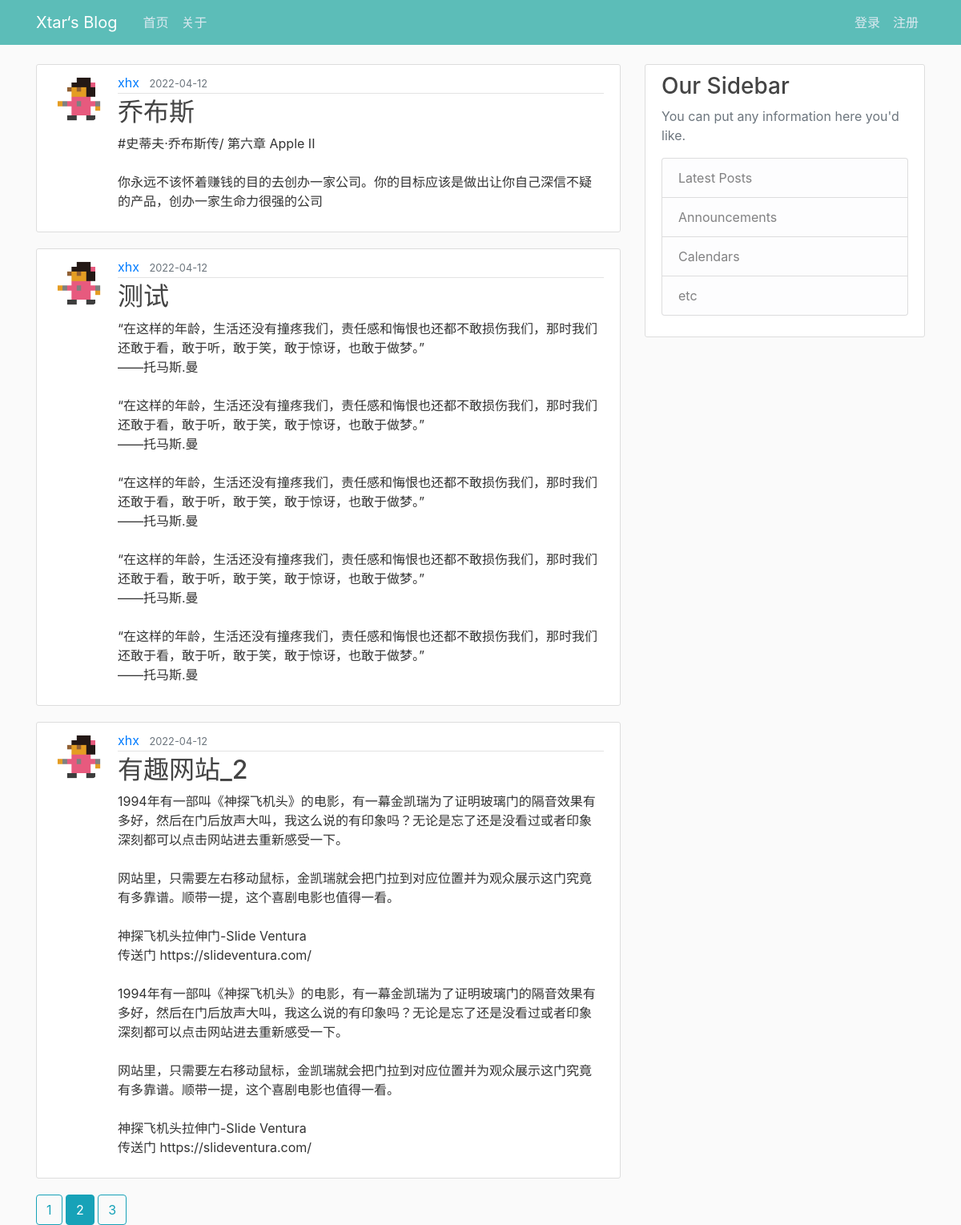
The page /home?page=2 on the database its author committed.
### flaskblog/models.py (models this page shows, shortened)
class Post(db.Model):
    id = db.Column(db.Integer, primary_key=True)
    title = db.Column(db.String(100), nullable=False)
    date_posted = db.Column(db.DateTime, nullable=False, default=datetime.utcnow)
    content = db.Column(db.Text, nullable=False)
    user_id = db.Column(db.Integer, db.ForeignKey('user.id'), nullable=False)

class User(db.Model, UserMixin):
    id = db.Column(db.Integer, primary_key=True)
    username = db.Column(db.String(20), unique=True, nullable=False)
    email = db.Column(db.String(120), unique=True, nullable=False)
    image_file = db.Column(db.String(20), nullable=False, default='default.jpg')
    password = db.Column(db.String(60), nullable=False)
    posts = db.relationship('Post', backref='author', lazy=True) # post与author是多对一

### flaskblog/main/routes.py (the view)
@main.route('/')
@main.route('/home')
def home():
    page = request.args.get('page', 1, type=int)
    posts = Post.query.order_by(Post.date_posted.desc()).paginate(page=page, per_page=3)
    return render_template('home.html', posts=posts)

### flaskblog/templates/home.html
{% extends "layout.html" %}
{% block content %}
    {% for post in posts.items %}
        <article class="media content-section">
            <img class="rounded-circle article-img" src="{{ url_for('static', filename='profile_pics/' + post.author.image_file) }}">
            <div class="media-body">
                <div class="article-metadata">
                    <a class="mr-2" href="{{ url_for('users.user_posts', username=post.author.username) }}">{{ post.author.username }}</a>
                    <small class="text-muted">{{ post.date_posted.strftime('%Y-%m-%d') }}</small>
                </div>
                <h2><a class="article-title" href="{{ url_for('posts.post', post_id=post.id) }}">{{ post.title }}</a></h2>
                <p class="article-content">{{ post.content }}</p>
            </div>
        </article>
    {% endfor %}
    {% for page_num in posts.iter_pages(left_edge=1, right_edge=1, left_current=1, right_current=2) %}
        {% if page_num %}
            {% if posts.page ==  page_num %}
                <a class="btn btn-info md-4" href="{{ url_for('main.home', page=page_num) }}">{{ page_num }}</a>
            {% else %}
                <a class="btn btn-outline-info md-4" href="{{ url_for('main.home', page=page_num) }}">{{ page_num }}</a>
            {% endif %}
        {% else %}
            ...
        {% endif %}
    {% endfor %}
{% endblock content %}

### flaskblog/static/main.css (style rules this page uses)
body { background: #fafafa; color: #333333; margin-top: 5rem; }
h1, h2, h3, h4, h5, h6 { color: #444444; }
.content-section { background: #ffffff; padding: 10px 20px; border: 1px solid #dddddd; border-radius: 3px; margin-bottom: 20px; }
.article-title { color: #444444; }
.article-content { white-space: pre-line; }
.article-img { height: 65px; width: 65px; margin-right: 16px; }
.article-metadata { padding-bottom: 1px; margin-bottom: 4px; border-bottom: 1px solid #e3e3e3 }

### rows shown on the page
Post: image_file (picture), author.username "xhx", date_posted "2022-04-12", title "乔布斯", content "#史蒂夫·乔布斯传/ 第六章 Apple II 你永远不该怀着赚钱的目的去创办一家公司。你的目标应该是做出让你自己深信不疑的产品，创办一家生命力很强的公司"
Post: image_file (picture), author.username "xhx", date_posted "2022-04-12", title "测试", content "“在这样的年龄，生活还没有撞疼我们，责任感和悔恨也还都不敢损伤我们，那时我们还敢于看，敢于听，敢于笑，敢于惊讶，也敢于做梦。” ——托马斯.曼 “在这样的年龄，生活还没有撞疼我们，责任感和悔恨也还都不敢损伤我们，那时我们还敢于看，敢于听，敢于笑，敢于惊讶，也敢于做梦。” ——托马斯.曼 “在这样的年龄，生活还没有撞疼我们，责任感和悔恨也还都不敢损伤我们，那时我们还敢于看，敢于听，敢于笑，敢于惊讶，也敢于做梦。” ——托马斯.曼 “在这样的年龄，生活还没有撞疼我们，责任感和悔恨也还都不敢损伤我们，那时我们还敢于看，敢于听，敢于笑，敢于惊讶，也敢于做梦。” ——托马斯.曼 “在这样的年龄，生活还没有撞疼我们，责任感和悔恨也还都不敢损伤我们，那时我们还敢于看，敢于听，敢于笑，敢于惊讶，也敢于做梦。” ——托马斯.曼"
Post: image_file (picture), author.username "xhx", date_posted "2022-04-12", title "有趣网站_2", content "1994年有一部叫《神探飞机头》的电影，有一幕金凯瑞为了证明玻璃门的隔音效果有多好，然后在门后放声大叫，我这么说的有印象吗？无论是忘了还是没看过或者印象深刻都可以点击网站进去重新感受一下。 网站里，只需要左右移动鼠标，金凯瑞就会把门拉到对应位置并为观众展示这门究竟有多靠谱。顺带一提，这个喜剧电影也值得一看。 神探飞机头拉伸门-Slide Ventura 传送门 https://slideventura.com/ 1994年有一部叫《神探飞机头》的电影，有一幕金凯瑞为了证明玻璃门的隔音效果有多好，然后在门后放声大叫，我这么说的有印象吗？无论是忘了还是没看过或者印象深刻都可以点击网站进去重新感受一下。 网站里，只需要左右移动鼠标，金凯瑞就会把门拉到对应位置并为观众展示这门究竟有多靠谱。顺带一提，这个喜剧电影也值得一看。 神探飞机头拉伸门-Slide Ventura 传送门 https://slideventura.com/"

### other values the page prints
{{ page_num }} "1" "3"
{{ page_num }} "2"
